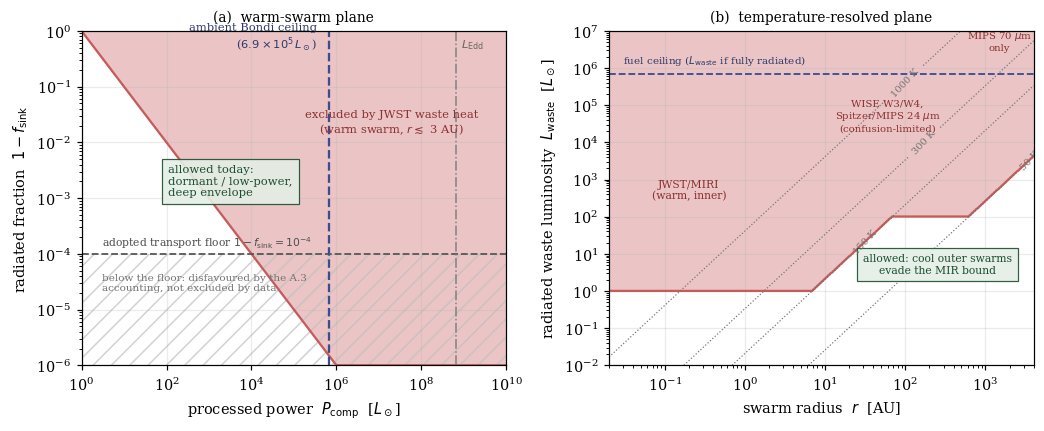

Write Python code to recreate this figure.
"""Fig 2: constraint planes for an omega Cen installation.

Panel (a): the (P_comp, 1 - f_sink) plane -- JWST waste-heat exclusion for a
warm (inner-envelope) swarm, transport floor on 1 - f_sink, ambient Bondi fuel
ceiling, Eddington reference.  Matches sections 2.7 and 3.1 of the paper.

Panel (b) (referee M3): the (r, L_waste) plane.  A swarm of radius r
re-radiates its waste luminosity at T_eff = (L / 4 pi r^2 sigma_SB)^{1/4};
which instrument bounds it depends on where that blackbody peaks.  Wedges:
JWST/MIRI (warm, inner), WISE W3/W4 + Spitzer/MIPS 24 um (cool, mid), and
Spitzer/MIPS 70 um (cold, outer) with limits degraded for confusion/crowding
in the omega Cen core (limits from common.L_lim_mir).
"""
import numpy as np
import matplotlib
matplotlib.use("Agg")
import matplotlib.pyplot as plt
from common import LSUN, AU, C, mdot_bondi, L_EDD, t_eff, L_lim_mir, STYLE

plt.rcParams.update(STYLE)

L_LIM = 1.0 * LSUN          # JWST MIR point-source limit at the kinematic centre (Paper C)
LEAK_FLOOR = 1e-4           # transport bound on 1 - f_sink (Appendix A.3)
P_FUEL = mdot_bondi() * C**2 / LSUN     # ambient Bondi ceiling in Lsun, MAD efficiency ~ 1

fig, (ax, ax2) = plt.subplots(1, 2, figsize=(9.6, 4.0))

# ---------------- panel (a): (P_comp, 1 - f_sink), warm swarm ----------------
P = np.logspace(0, 10, 400)             # P_comp in Lsun
leak = np.logspace(-6, 0, 400)
PP, LK = np.meshgrid(P, leak)

ax.set_xscale("log"); ax.set_yscale("log")
ax.contourf(PP, LK, (PP * LK > L_LIM / LSUN).astype(int),
            levels=[0.5, 1.5], colors=["#c65b5b"], alpha=0.35)
ax.plot(P, np.clip((L_LIM / LSUN) / P, 1e-6, 1), color="#c65b5b", lw=1.5)
ax.text(2e7, 1.5e-2, "excluded by JWST waste heat\n(warm swarm, $r\\lesssim$ 3 AU)",
        fontsize=7.5, color="#8a3030", ha="center")

ax.axhspan(1e-6, LEAK_FLOOR, facecolor="none", edgecolor="0.75", hatch="//", lw=0.0, alpha=0.7)
ax.axhline(LEAK_FLOOR, color="0.35", lw=1.2, ls="--")
ax.text(3e0, 1.35e-4, "adopted transport floor $1-f_{\\rm sink}=10^{-4}$",
        fontsize=7, color="0.3")
ax.text(3e0, 2.2e-5, "below the floor: disfavoured by the A.3\naccounting, not excluded by data",
        fontsize=6.8, color="0.45")

ax.axvline(P_FUEL, color="#3b4d8f", lw=1.5, ls="--")
ax.text(P_FUEL * 0.5, 5e-1, "ambient Bondi ceiling\n($6.9\\times10^{5}\\,L_\\odot$)",
        fontsize=7.5, color="#2c3a6b", ha="right")
ax.axvline(L_EDD / LSUN, color="0.5", lw=1, ls="-.")
ax.text(L_EDD / LSUN * 1.3, 5e-1, "$L_{\\rm Edd}$", fontsize=7.5, color="0.4")

ax.text(1.1e2, 1.1e-3, "allowed today:\ndormant / low-power,\ndeep envelope", fontsize=7.5,
        color="#1c4d2e", ha="left",
        bbox=dict(fc="#e4efe6", ec="#1c4d2e", lw=0.8, alpha=0.9))

ax.set_xlabel("processed power  $P_{\\rm comp}$  [$L_\\odot$]")
ax.set_ylabel("radiated fraction  $1-f_{\\rm sink}$")
ax.set_xlim(1e0, 1e10); ax.set_ylim(1e-6, 1)
ax.set_title("(a)  warm-swarm plane", fontsize=9)

# ---------------- panel (b): (r, L_waste) with temperature axis --------------
r_AU = np.logspace(np.log10(2e-2), np.log10(4e3), 400)
L_grid = np.logspace(-2, 7, 500)        # L_waste in Lsun
RR, LL = np.meshgrid(r_AU * AU, L_grid * LSUN)
TT = t_eff(LL, RR)
excluded = LL > L_lim_mir(TT)

ax2.set_xscale("log"); ax2.set_yscale("log")
ax2.contourf(RR / AU, LL / LSUN, excluded.astype(int),
             levels=[0.5, 1.5], colors=["#c65b5b"], alpha=0.35)

# instrument wedge boundaries: minimum excluded L at each r
L_bound = np.array([L_grid[np.argmax(excluded[:, i])] if excluded[:, i].any()
                    else np.nan for i in range(len(r_AU))])
ax2.plot(r_AU, L_bound, color="#c65b5b", lw=1.5)

# temperature contours
cs = ax2.contour(RR / AU, LL / LSUN, TT, levels=[50, 150, 300, 1000],
                 colors="0.45", linewidths=0.8, linestyles=":")
ax2.clabel(cs, fmt=lambda v: f"{v:.0f} K", fontsize=6.5)

ax2.axhline(P_FUEL, color="#3b4d8f", lw=1.2, ls="--")
ax2.text(3e-2, P_FUEL * 2, "fuel ceiling ($L_{\\rm waste}$ if fully radiated)",
         fontsize=6.8, color="#2c3a6b")

ax2.text(2e-1, 3e2, "JWST/MIRI\n(warm, inner)", fontsize=7, color="#8a3030", ha="center")
ax2.text(6e1, 2e4, "WISE W3/W4,\nSpitzer/MIPS 24 $\\mu$m\n(confusion-limited)",
         fontsize=6.6, color="#8a3030", ha="center")
ax2.text(1.5e3, 3e6, "MIPS 70 $\\mu$m\nonly", fontsize=6.6, color="#8a3030", ha="center")
ax2.text(2.5e2, 3e0, "allowed: cool outer swarms\nevade the MIR bound", fontsize=7,
         color="#1c4d2e", ha="center",
         bbox=dict(fc="#e4efe6", ec="#1c4d2e", lw=0.8, alpha=0.9))

ax2.set_xlabel("swarm radius  $r$  [AU]")
ax2.set_ylabel("radiated waste luminosity  $L_{\\rm waste}$  [$L_\\odot$]")
ax2.set_xlim(2e-2, 4e3); ax2.set_ylim(1e-2, 1e7)
ax2.set_title("(b)  temperature-resolved plane", fontsize=9)

fig.tight_layout()
fig.savefig("fig2_constraint_plane.pdf"); fig.savefig("fig2_constraint_plane.png", dpi=110)
print("P_fuel_Lsun", P_FUEL, "L_edd_Lsun", L_EDD / LSUN)
